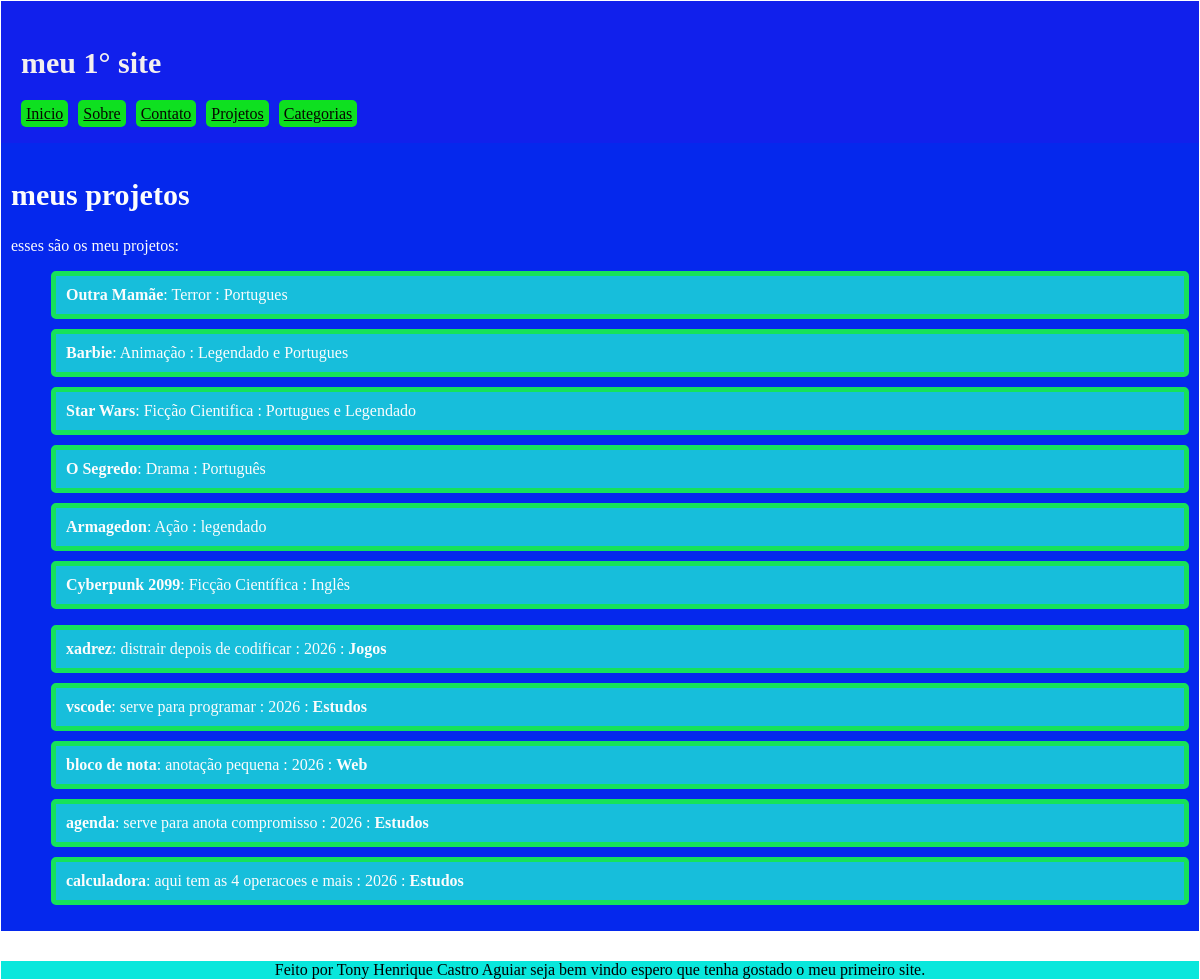
The app's page /projetos/ with its own data.
### pagina/models.py (models this page shows, shortened)
class filme(models.Model):
    titulo = models.CharField(max_length=100)
    nota = models.FloatField()
    genero = models.CharField(max_length=50)
    ano = models.IntegerField()
    linguagem = models.CharField(max_length=50)

class projeto(models.Model):
    nome = models.CharField(max_length=100)
    ano = models.IntegerField()
    descricao = models.TextField()
    categoria = models.ForeignKey(
         Categoria,
           on_delete=models.SET_NULL,
           null=True,
           blank=True,
           )

class Categoria(models.Model):
    nome = models.CharField(max_length=100)
    def __str__(self):
        return self.nome

### pagina/views.py (the view)
# urls.py: path('projetos/', views.projetos, name='projetos'),
def projetos(request):
    projetos = {
        "filme": filme.objects.all(),
        "projeto": projeto.objects.all(),
    }
    return render(request, "projetos.html", projetos)

### pagina/templates/projetos.html
{% extends "base.html" %}
{%block conteudo %}
    <h2>meus projetos</h2>
    <p>esses são os meu projetos: </p>
    <ul>
        {% for item in filme %}
        <li class="cartao">
           <strong> {{ item.titulo }}</strong>: {{item.genero}} : {{item.linguagem}} </li>
        {% endfor %}
    </ul>
    <ul>
        {% for item in projeto %}
        <li class="cartao">
           <strong> {{ item.nome }}</strong>: {{item.descricao}} : {{item.ano}} : <strong>{{item.categoria}}</strong></li>
        {% endfor %}
{% endblock %}

### pagina/static/css/estilo.css (style rules this page uses)
h2 { font-size: 30px; }
body { font-family: Optima; margin: 1px; }
.cartao { list-style: none; background-color: hwb(189 9% 14%); border: 5px solid #16e25a; border-radius: 5px; padding: 10px; margin-bottom: 10px; }

### records on screen
filme: titulo "Outra Mamãe", genero "Terror", linguagem "Portugues"
filme: titulo "Barbie", genero "Animação", linguagem "Legendado e Portugues"
filme: titulo "Star Wars", genero "Ficção Cientifica", linguagem "Portugues e Legendado"
filme: titulo "O Segredo", genero "Drama", linguagem "Português"
filme: titulo "Armagedon", genero "Ação", linguagem "legendado"
filme: titulo "Cyberpunk 2099", genero "Ficção Científica", linguagem "Inglês"
projeto: nome "xadrez", descricao "distrair depois de codificar", ano "2026", categoria "Jogos"
projeto: nome "vscode", descricao "serve para programar", ano "2026", categoria "Estudos"
projeto: nome "bloco de nota", descricao "anotação pequena", ano "2026", categoria "Web"
projeto: nome "agenda", descricao "serve para anota compromisso", ano "2026", categoria "Estudos"
projeto: nome "calculadora", descricao "aqui tem as 4 operacoes e mais", ano "2026", categoria "Estudos"
